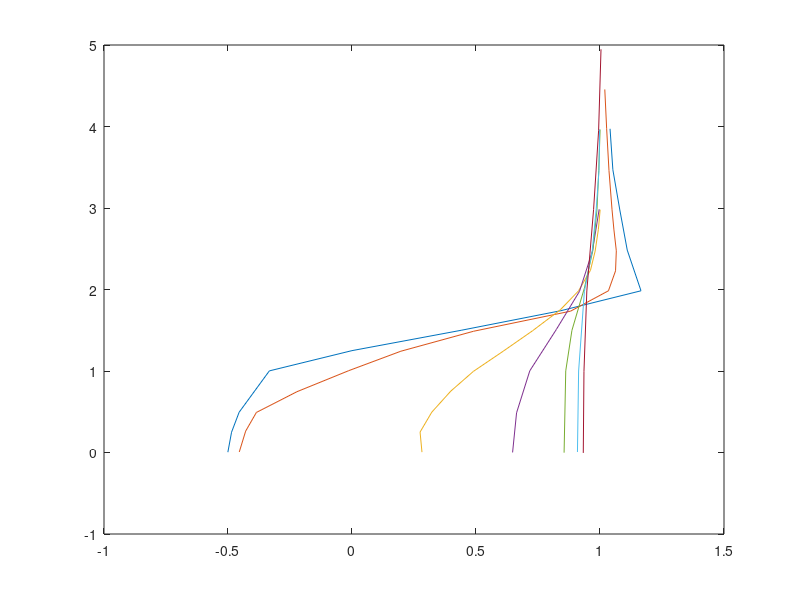
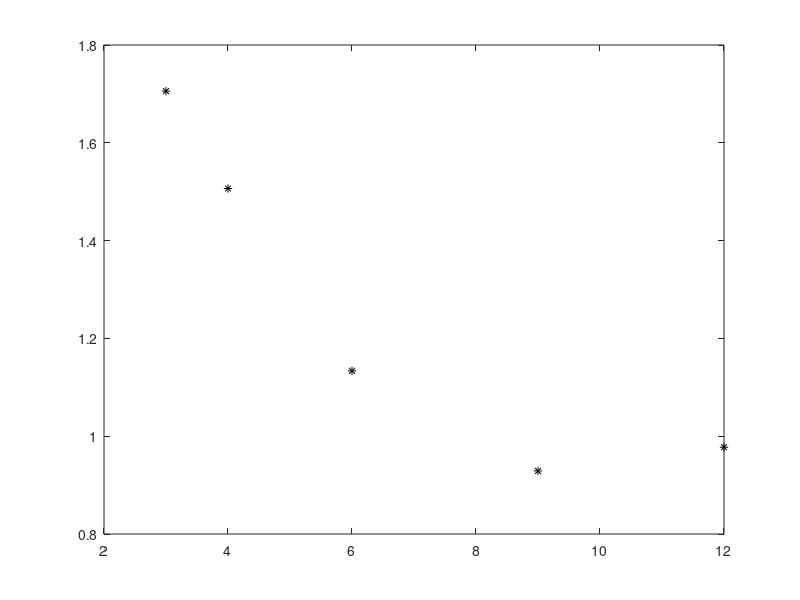

Write MATLAB code to recreate these figures, in order.
clc
clear
close all

load("xD1.mat")
load("xD2.mat")
load("xD3.mat")
load("xD4.mat")
load("xD6.mat")
load("xD9.mat")
load("xD12.mat")

U1 = Data001(:,1);
U2 = Data002(:,1);
U3 = Data003(:,1);
U4 = Data004(:,1);
U6 = Data005(:,1);
U9 = Data006(:,1);
U12 = Data007(:,1);

% U = [U1 U2 U3 U4 U6 U9 U12]; 

R1 = Data001(:,2);
R2 = Data002(:,2);
R3 = Data003(:,2);
R4 = Data004(:,2);
R6 = Data005(:,2);
R9 = Data006(:,2);
R12 = Data007(:,2);

% r = [R1 R2 R3 R4 R6 R9 R12]; 
% rD = r/2; 

% plot(U,R, 'k*');

figure
plot(U1,R1);
hold on
plot(U2,R2);
plot(U3,R3);
plot(U4,R4);
plot(U6,R6);
plot(U9,R9);
plot(U12,R12);


%%
xD = [1; 2; 3; 4; 6; 9; 12];

Fdragnorm = zeros(7,1); 

for i=1:7
    U = eval(strcat('U',num2str(xD(i)))); 
    rD = 0.5*eval(strcat('R',num2str(xD(i)))); 
    Fdragnorm(i) = 2*pi*trapz(rD, U.*(1-U).*rD);
end

% FDnorm4 = 2*pi*trapz(R4, U4.*(1-U4).*R4) 

% Fdragnorm = trapz(rD, 2*pi*U.*(1-U).*rD);

CD = 8*Fdragnorm/pi; 

figure
plot(xD(3:7),CD(3:7),'k*')

% CD = 2FD/p*A*Uinf^2
%    = 2FD/p*pi*0.25*D^2*Uinf^2
% 
% FDhat = FD/p*D^2*Uinf^2
% FD = FDhat*p*D^2*Uinf^2
% 
% CD = 2*(FDhat*p*D^2*Uinf^2)/(p*pi*0.25*D^2*Uinf^2)
%    = 2*FDhat/(pi*0.25)
%    = 8*FDhat/pi
